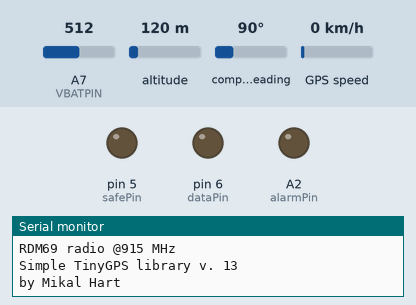
Simulated run of this sketch. Board: Arduino Mega 2560, built for the host (arithmetic inside an expression is 32-bit, double 64-bit). Shown: output pins drawn as LEDs (lit = HIGH), the last lines printed to the serial monitor. Inputs (shaded band) come from the test bench; at power-on: A7 (VBATPIN) = 512, altitude 120 m, compass heading 90°, GPS speed 0 km/h. The GPS gets a fix after 3 s at 37.7749, -122.4194 with 8 satellites; no radio packets arrive unless stated; pins used as bus, display or sensor lines are not drawn.

Above: at 0.1 s.
At 4.1 s:
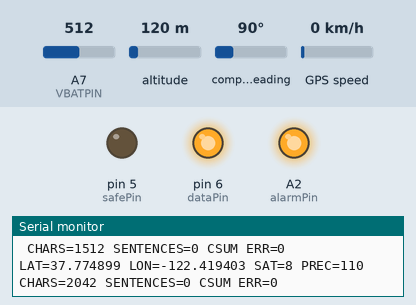
Timing chart, 0 to 5.6 s (numbered marks = the images above):
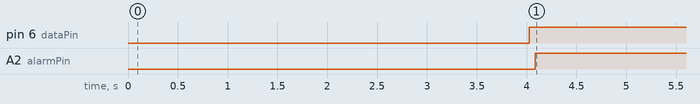

Measured:
- by itself, pin 6 (dataPin): LOW → HIGH at 4.0 s
- by itself, A2 (alarmPin): LOW → HIGH at 4.1 s

The sketch:

HubModule_Transmitter.ino
```cpp
#include <RH_RF69.h>


//#include <SoftwareSerial.h>

#include <TinyGPS.h>
#define VBATPIN A7
//RADIO STUFF
//RADIO SETUP
#define RF69_FREQ 915.0
#define RFM69_CS 8
#define RFM69_INT 3
#define RFM69_RST 4

int cowId = 1;

RH_RF69 rf69(RFM69_CS, RFM69_INT);

struct LocPayload {
  int Id;
  float Battery;
  float Lat;
  float Lon;
};

LocPayload LLoad;

union PayBuff {
  LocPayload LocLoad;
  char Buff[sizeof(LLoad)];
};

PayBuff PBuff;

uint8_t buf[RH_RF69_MAX_MESSAGE_LEN];

void SendPacket(float latData, float lonData, float battery){
  PBuff.LocLoad.Lat = latData;
  PBuff.LocLoad.Lon = lonData;
  PBuff.LocLoad.Id = cowId;
  PBuff.LocLoad.Battery = battery;
  rf69.send((uint8_t *)PBuff.Buff, sizeof(LocPayload));
  rf69.waitPacketSent();
  return;
}


/* This sample code demonstrates the normal use of a TinyGPS object.
   It requires the use of SoftwareSerial, and assumes that you have a
   4800-baud serial GPS device hooked up on pins 3(rx) and 4(tx).
*/

TinyGPS gps;
//SoftwareSerial ss(3, 4);
int dataPin = 6;
int safePin = 5;
int alarmPin = A2;
int batteryCounter = 0;
float measuredvbat = 0;

void setup()
{
  pinMode(safePin, OUTPUT);
  pinMode(dataPin, OUTPUT);
  pinMode(alarmPin, OUTPUT);
  Serial.begin(9600);
  Serial1.begin(9600);


  //RADIO INIT
  pinMode(RFM69_RST, OUTPUT);
  digitalWrite(RFM69_RST, LOW);
  digitalWrite(RFM69_RST, HIGH);
  delay(10);
  digitalWrite(RFM69_RST, LOW);
  delay(10);
  if(!rf69.init()){
    Serial.println("RFM69 radio init fialed"); //MESSAGE IF WE FAILED
    while(1);
  }

  rf69.setModemConfig(RH_RF69::GFSK_Rb250Fd250);
  //rf69.setTxPower(20, true); PETES CODE
  rf69.setTxPower(20);

  uint8_t key[] = {0x01, 0x02, 0x03, 0x04, 0x05, 0x06, 0x07, 0x08,
          0x01, 0x02, 0x03, 0x04, 0x05, 0x06, 0x07, 0x08};
  rf69.setEncryptionKey(key);

  Serial.print("RDM69 radio @"); Serial.print((int)RF69_FREQ); Serial.println(" MHz");


  Serial.print("Simple TinyGPS library v. "); Serial.println(TinyGPS::library_version());
  Serial.println("by Mikal Hart");
  Serial.println();
}

void loop()
{

  if(batteryCounter % 50 == 1){
    measuredvbat = analogRead(VBATPIN);
    measuredvbat *= 2;    // we divided by 2, so multiply back
    measuredvbat *= 3.3;  // Multiply by 3.3V, our reference voltage
    measuredvbat /= 1024; // convert to voltage
    Serial.print("VBat: " ); Serial.println(measuredvbat);
  }
  bool newData = false;
  unsigned long chars;
  unsigned short sentences, failed;

  // For one second we parse GPS data and report some key values
  for (unsigned long start = millis(); millis() - start < 1000;)
  {
    while (Serial1.available())
    {
      char c = Serial1.read();
      // Serial.write(c); // uncomment this line if you want to see the GPS data flowing
      if (gps.encode(c)) // Did a new valid sentence come in?
        newData = true;
    }
  }

  if (newData)
  {
    float flat, flon;
    unsigned long age;
    digitalWrite(dataPin, HIGH);
    gps.f_get_position(&flat, &flon, &age);
    Serial.print("LAT=");
    Serial.print(flat == TinyGPS::GPS_INVALID_F_ANGLE ? 0.0 : flat, 6);
    Serial.print(" LON=");
    Serial.print(flon == TinyGPS::GPS_INVALID_F_ANGLE ? 0.0 : flon, 6);
    Serial.print(" SAT=");
    Serial.print(gps.satellites() == TinyGPS::GPS_INVALID_SATELLITES ? 0 : gps.satellites());
    Serial.print(" PREC=");
    Serial.print(gps.hdop() == TinyGPS::GPS_INVALID_HDOP ? 0 : gps.hdop());
    SendPacket(flat, flon, measuredvbat);
    if(flat > 32.231709 || flat < 32.230429){
      analogWrite(alarmPin, 128);
      digitalWrite(safePin, LOW);
    }
    else if(flon > -110.949849 || flon < -110.952059){
      analogWrite(alarmPin, 128);
      digitalWrite(safePin, LOW);
    }
    else{
      digitalWrite(alarmPin, LOW);
      digitalWrite(safePin, HIGH);
    }
  }
  else{
    digitalWrite(dataPin, LOW);
  }

  gps.stats(&chars, &sentences, &failed);
  Serial.print(" CHARS=");
  Serial.print(chars);
  Serial.print(" SENTENCES=");
  Serial.print(sentences);
  Serial.print(" CSUM ERR=");
  Serial.println(failed);
  batteryCounter++;
}
```
